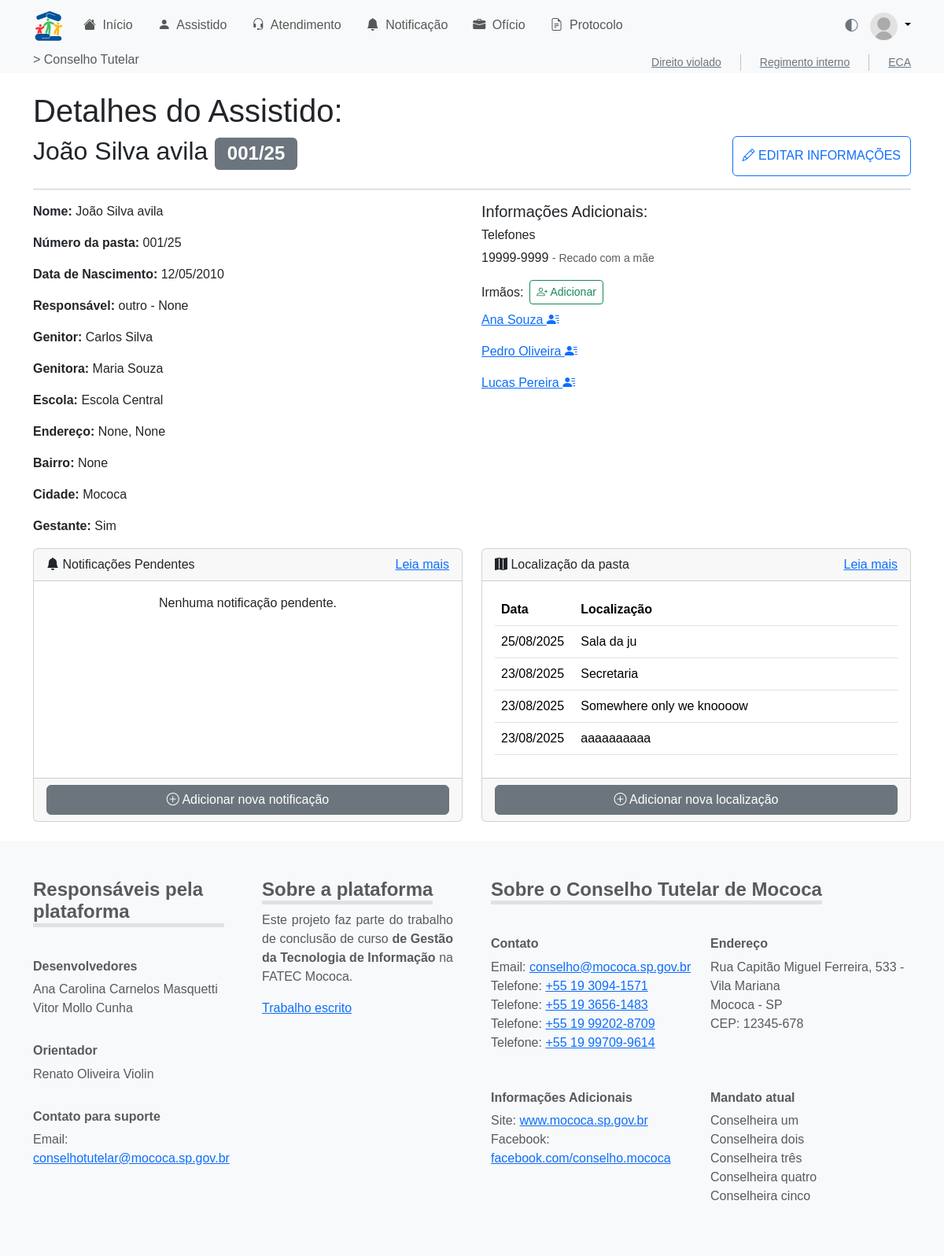
Before: /assistido/detalhe/1/ with the older database file.
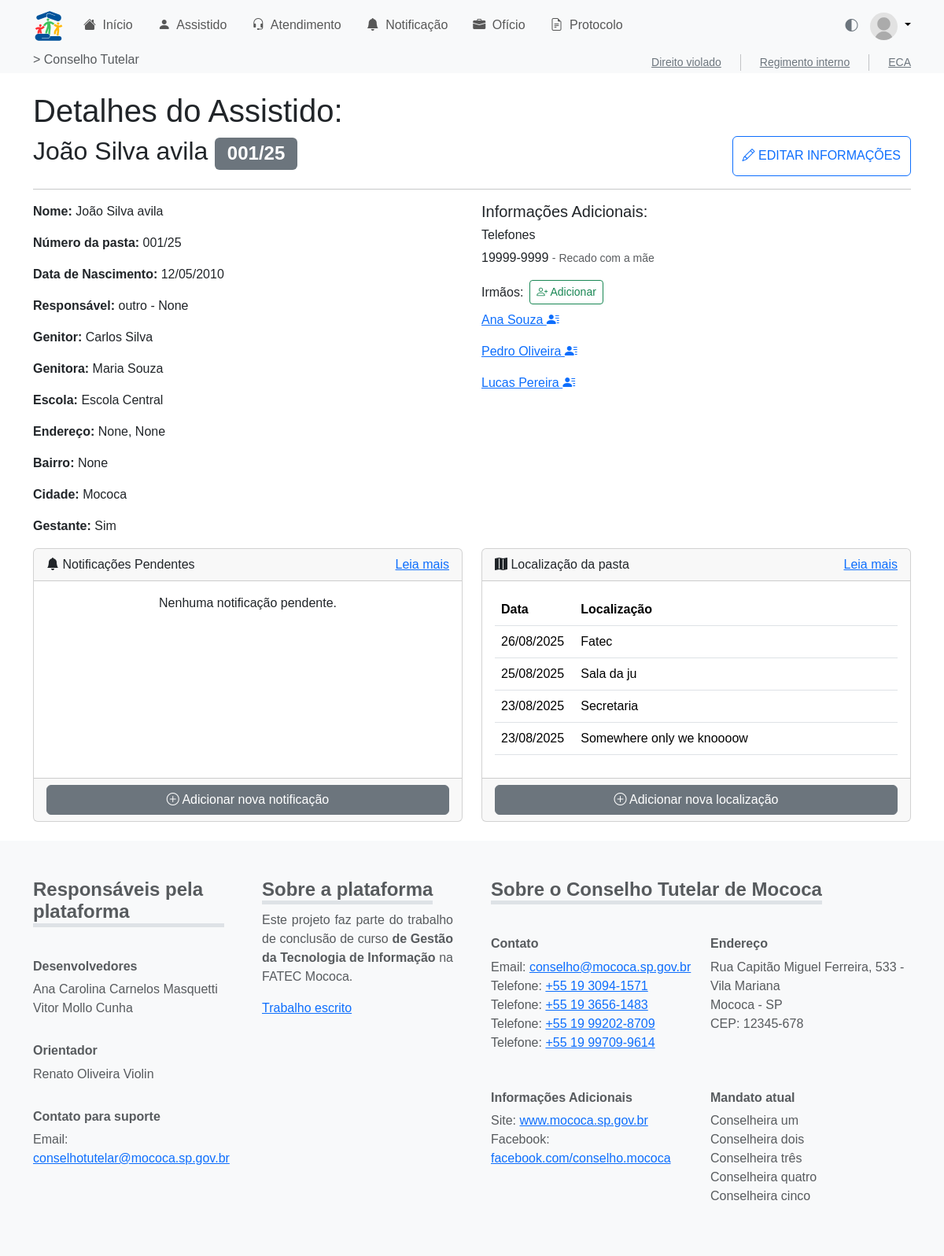
After: the same page with the newer database file.
### assistido/models.py (models this page shows, shortened)
class Telefone(models.Model):
    id_telefone = models.AutoField(primary_key=True)
    id_assist = models.ForeignKey(
        Assistido,
        on_delete=models.CASCADE,
        related_name="telefones"
    )
    numero_telefone = models.CharField(max_length=20)
    obs_telefone = models.TextField(blank=True, null=True)

class Assistido(models.Model):
    id_assist = models.AutoField(primary_key=True)
    nmcompleto_assist = models.CharField(max_length=255)
    numero_assist = models.CharField(max_length=50, blank=True, null=True)
    dn_assist = models.DateField()  # Data de nascimento
    nmgenitor_assist = models.CharField(max_length=255, blank=True, null=True)
    nmgenitora_assist = models.CharField(max_length=255, blank=True, null=True)
    DTCADASTRO = models.DateTimeField(auto_now_add=True, verbose_name='Data de Cadastro')
    TIPOS_RESPONSAVEL = [
        ("tio", "Tio"),
        ("tia", "Tia"),
        ("avo", "Avô/Avó"),
        ("primo", "Primo/Prima"),
        ("outro", "Outro"),
    ]
    nmresponsavel_assist = models.CharField(
        max_length=50, choices=TIPOS_RESPONSAVEL, default="outro"
    )
    outro_responsavel = models.CharField(
        max_length=255, blank=True, null=True,
        help_text="Preencher se o tipo do responsável for 'Outro'."
    )
    escola_assist = models.CharField(max_length=255, blank=True, null=True)
    rua_assist = models.CharField(max_length=255, blank=True, null=True)
    bairro_assist = models.CharField(max_length=100, blank=True, null=True)
    cidade_assist = models.CharField(max_length=100, blank=True, null=True)
    numerocasa_assist = models.CharField(max_length=20, blank=True, null=True)
    id_conselheiro = models.ForeignKey(
        Conselheiro,
        on_delete=models.SET_NULL,
        null=True,
        blank=True,
        related_name='assistidos'
    )
    gestante_assist = models.BooleanField(default=False)
    arquivomorto_assist = models.BooleanField(default=False)
    arquivado_assist = models.BooleanField(default=False)
    filaarquivomorto_assist = models.BooleanField(default=False)
    dtarquivomorto_assist = models.DateField(blank=True, null=True)

class Localizador(models.Model):
    id_local = models.AutoField(primary_key=True)
    id_assist = models.ForeignKey(
        Assistido,
        on_delete=models.CASCADE,
        related_name="localizadores"
    )
    dt_local = models.DateField(verbose_name="Data do Localizador")
    destino_local = models.CharField(max_length=255, verbose_name="Destino do Localizador")

### assistido/views.py (the view)
# urls.py: path('detalhe/<int:id_assist>/', views.detalhe_assistido, name='detalhe'),
def detalhe_assistido(request, id_assist):
    import json
    assistido = get_object_or_404(Assistido, id_assist=id_assist)
    form = AddIrmaoForm(id_assist)
    assistidos_list = [
        {'id': a.id_assist, 'nome': a.nmcompleto_assist}
        for a in form.fields['irmao'].queryset
    ]
    assistidos_json = json.dumps(assistidos_list)
    from assistido.models import Irmaos
    irmaos_1 = Irmaos.objects.filter(id_assist_1=assistido).values_list('id_assist_2', flat=True)
    irmaos_2 = Irmaos.objects.filter(id_assist_2=assistido).values_list('id_assist_1', flat=True)
    irmaos_ids = set(irmaos_1).union(set(irmaos_2))
    irmaos_ids.discard(assistido.id_assist)
    irmaos = Assistido.objects.filter(id_assist__in=irmaos_ids)
    localizadores = assistido.localizadores.all().order_by('-dt_local')
    return render(request, 'assistido/detalhe.html', {
        'assistido': assistido,
        'form': form,
        'assistidos_json': assistidos_json,
        'irmaos': irmaos,
        'localizadores': localizadores
    })

### assistido/templatetags/assistido_extras.py (called while the page is built)
@register.filter
def format_telefone(value):
    if not value:
        return ''
    num = re.sub(r'\D', '', value)
    if num.startswith('55'):
        num = num[2:]
    if len(num) == 11:
        return f'{num[0:2]} {num[2:7]}-{num[7:]}'
    elif len(num) == 10:
        return f'{num[0:2]} {num[2:6]}-{num[6:]}'
    elif len(num) == 9:
        return f'{num[0:5]}-{num[5:]}'
    elif len(num) == 8:
        return f'{num[0:4]}-{num[4:]}'
    return value

### assistido/templates/assistido/detalhe.html (shortened to what the changed rows need)
{% extends 'base.html' %}
{% load assistido_extras %}
{% block content %}
<main class="container my-4">
    <h1>Detalhes do Assistido: </h1>
    <div class="d-flex w-100 justify-content-between align-content-center">
        <h2>{{ assistido.nmcompleto_assist }} <span class="badge text-bg-secondary">{{ assistido.numero_assist }}/{{ assistido.DTCADASTRO|date:'y' }}</span></h2>
    </div>
    <div class="row">
        <div class="col-6">
            <h5>Informações Adicionais:</h5>
            <h6>Telefones</h6>
            {% for tel in assistido.telefones.all %}
                <p>{{ tel.numero_telefone|format_telefone }}{% if tel.obs_telefone %} <small class="text-muted">- {{ tel.obs_telefone}}</small>{% endif %}</p>
                {% empty %}
                <p class="text-muted">Nenhum telefone cadastrado.</p>
            {% endfor %}
            <div class="d-flex align-items-center mb-2">
                    <h6 class="mb-0 me-2">Irmãos:</h6>
                    <button type="button" class="btn btn-sm btn-outline-success" data-bs-toggle="modal" data-bs-target="#addIrmaoModal">
                    </button>
            </div>
            {% if irmaos %}
                {% for irmao in irmaos %}
                    <p>
                        <a href="{% url 'assistido:detalhe' irmao.id_assist %}" target="_blank">
                            {{ irmao.nmcompleto_assist }}
                            <i class="bi bi-person-lines-fill"></i>
                        </a>
                    </p>
                {% endfor %}
            {% else %}
                <p class="text-muted">Nenhum irmão cadastrado.</p>
            {% endif %}
        </div>
        <div class="col-6">
            <div class="card">
                <div class="card-body" style="height: 250px;">
                    {% if localizadores %}
                        <div class="w-100 h-100 overflow-auto">
                            <table class="table table-hover">
                                <thead>
                                    <tr>
                                        <th>Data</th>
                                        <th>Localização</th>
                                    </tr>
                                </thead>
                                <tbody>
                                    {% for loc in localizadores %}
                                        <tr>
                                            <td>{{ loc.dt_local|date:'d/m/Y' }}</td>
                                            <td>{{ loc.destino_local }}</td>
                                        </tr>
                                    {% endfor %}
                                </tbody>
                            </table>
                        </div>
                    {% else %}
                        <div class="w-100 h-100 d-flex  justify-content-center">
                            <span>Pasta não encontrada</span>
                        </div>
                    {% endif %}
                </div>
            </div>
        </div>
    </div>
</main>
{% endblock %}

Changed rows visible on the page:
no longer on this page (row unchanged): Localizador: dt_local "23/08/2025", destino_local "aaaaaaaaaa"
added Localizador: dt_local "26/08/2025", destino_local "Fatec"
